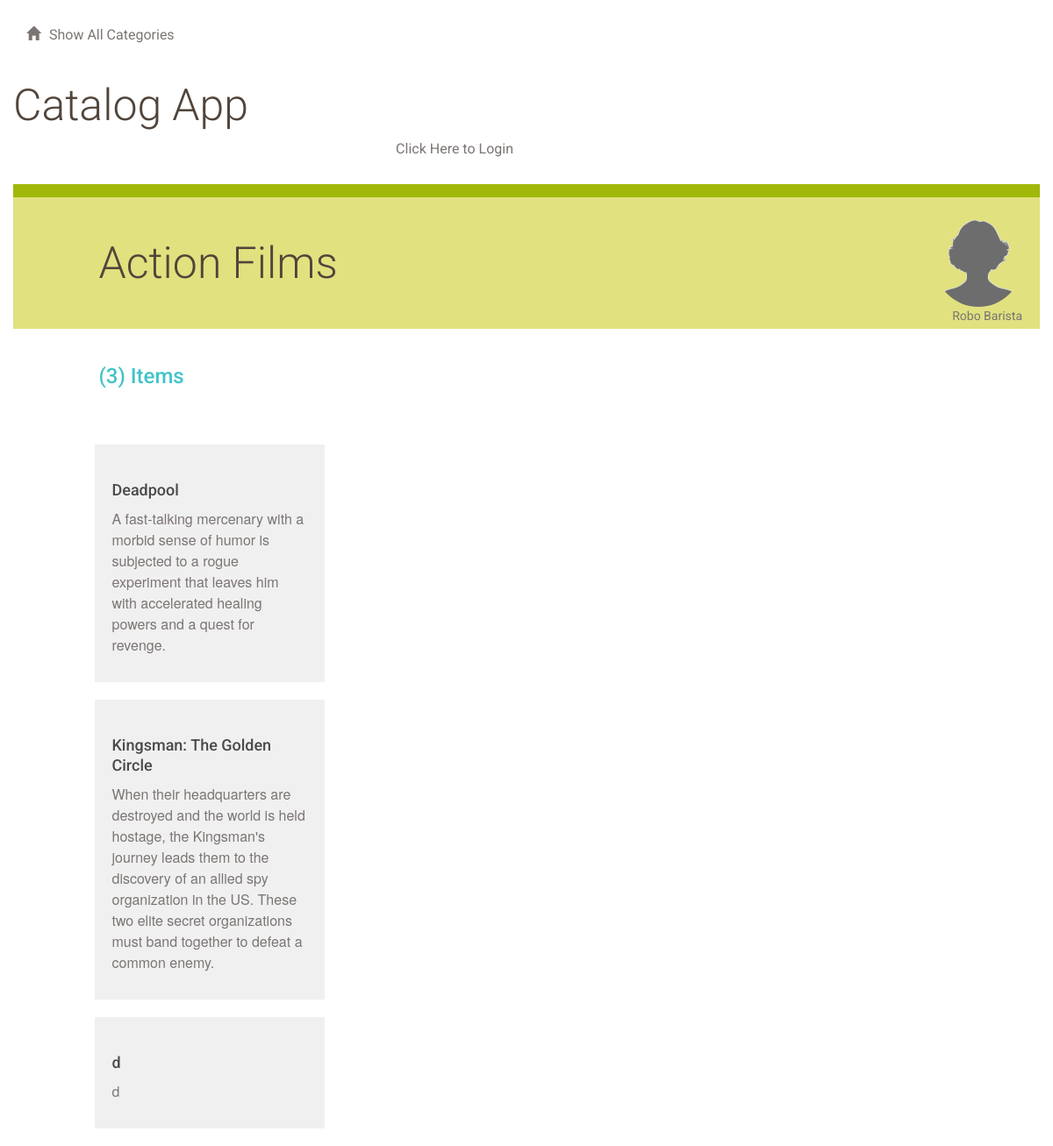
Screenshot of /catalog/1/items/ with the database file from the repository.
### database_setup.py (models this page shows, shortened)
class Category(Base):
    __tablename__ = 'category'
    id = Column(Integer, primary_key=True)
    name = Column(String(250), nullable=False)
    user_id = Column(Integer, ForeignKey('user.id'))
    user = relationship(User)

class User(Base):
    __tablename__ = 'user'
    id = Column(Integer, primary_key=True)
    name = Column(String(250), nullable=False)
    email = Column(String(250), nullable=False)
    picture = Column(String(250))

class Item(Base):
    __tablename__ = 'item'
    id = Column(Integer, primary_key=True)
    title = Column(String(250), nullable=False)
    description = Column(String(250))
    date = Column(DateTime, nullable=False)
    cat_id = Column(Integer, ForeignKey('category.id'))
    category = relationship(Category)
    user_id = Column(Integer, ForeignKey('user.id'))
    user = relationship(User)

### app.py (the view)
@app.route('/catalog/<int:category_id>/')
@app.route('/catalog/<int:category_id>/items/')
def showItems(category_id):
    category = session.query(Category).filter_by(id=category_id).one()
    count = session.query(Item).filter_by(cat_id=category_id).count()
    creator = getUserInfo(category.user_id)
    items = session.query(Item).filter_by(
        cat_id=category_id).order_by(asc(Item.title)).all()
    if 'username' not in login_session or \
       creator.id != login_session['user_id']:
        return render_template('publicmenu.html',
                               items=items,
                               category=category,
                               creator=creator,
                               count=count)
    else:
        return render_template('items.html',
                               items=items,
                               category=category,
                               creator=creator,
                               count=count)

### app.py (called while the page is built)
def getUserInfo(user_id):
    user = session.query(User).filter_by(id=user_id).one()
    return user

### templates/publicmenu.html (shortened to what this page needs)
{% extends "main.html" %}
{% block content %}
{% include "header.html" %}
<div class="row divider green">
	<div class="col-md-12"></div>
</div>
<div class="row banner menu">
	<div class="col-md-11 col-md-offset-1 padding-none">
		<h1>{{ category.name }}
			<figure class="creator">
				<img src="{{ url_for('static', filename='blank_user.gif') }}">
				<figcaption>{{ creator.name }}</figcaption>
			</figure>
		</h1>
		<br/>
		<h2>({{ count }}) Items</h2>
	</div>
</div>
	<div class="row padding-top padding-bottom">
		<div class="col-md-1"></div>
		<div class="col-md-11 padding-none">
		</div>
		<div class="col-md-7"></div>
	</div>
	<div class="row">
		<div class="col-md-12">
		</div>
	</div>
	{% if items !=[] %}
		<div class="row">
			<div class="col-md-1"></div>
			<div class="col-md-3">
					{% for i in items %}
							<div class="menu-item">
								<h3>{{i.title}}</h3>
								<p>{{i.description}}</p>
							</div>
					{% endfor %}
			</div>
			<div class="col-md-1"></div>
		</div>
	{% endif %}
{% endblock %}

### static/styles.css (style rules this page uses)
* { font-family: "Helvetica Neue Bold", Roboto, Helvetica, Arial, sans-serif; font-weight: 700; }
h1 { font-family: "Helvetica Neue Light", Roboto, Helvetica, Arial, sans-serif; font-size: 50px; color: #51453B; line-height: 60px; font-weight: 300; }
h2 { font-size: 24px; color: #42C3C9; line-height: 29px; }
h3 { font-size: 18px; color: #4A4A4A; line-height: 23px; }
p { font-family: "Helvetica Neue", Roboto, Helvetica, Arial, sans-serif; font-size: 16px; color: #7B7573; line-height: 24px; font-weight: 400; }
.padding-top { padding-top: 30px; }
.padding-bottom { padding-bottom: 30px; }
.padding-none { padding: 0; }
.divider { height: 15px; }
.divider.green { background-color: #9FB80A; }
.banner.menu { height: 150px; background-color: #E1E17F; }
.banner h1 { margin: 45px 0; }
.menu-item { background: #F0F0F0; padding: 20px; margin: 20px; margin-left: -20px; }
.creator { padding-right: 20px; margin-top: -20px; text-align: right; float:right; }
.creator img { width: 100px; border-radius: 50%; }
.creator figcaption { font-size: 14px; color: #7B7573; font-weight: 400; margin-top: -20px; }

### rows the page displays
Category: name "Action Films"
User: name "Robo Barista"
Item: title "Deadpool", description "A fast-talking mercenary with a morbid sense of humor is subjected to a rogue experiment that leaves him with accelerated healing powers and a quest for revenge."
Item: title "Kingsman: The Golden Circle", description "When their headquarters are destroyed and the world is held hostage, the Kingsman's journey leads them to the discovery of an allied spy organization in the US. These two elite secret organizations must band together to defeat a common enemy."
Item: title "d", description "d"

### other values shown
{{ count }} "3"
